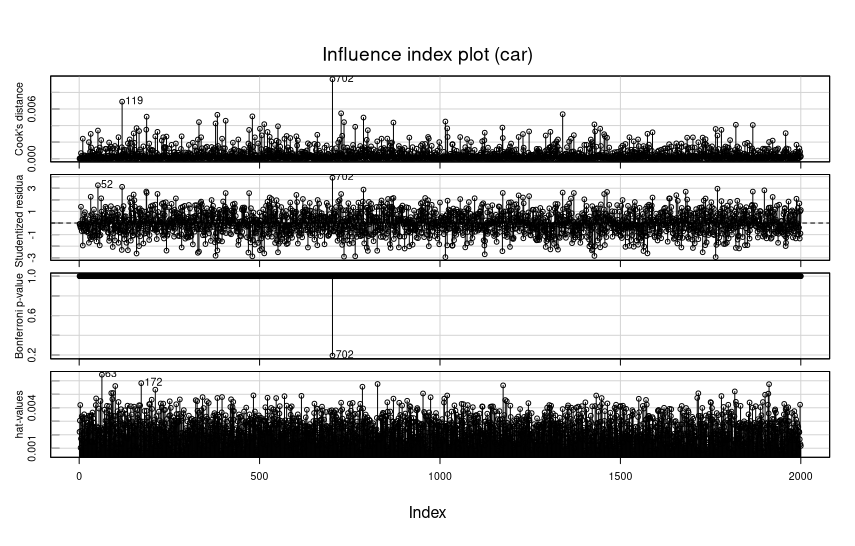

Write R code to recreate this figure.
df <- read.csv("./data/student_lifestyle_dataset.csv")

df$Student_ID <- NULL
df$Stress_Level <- NULL

df <- na.omit(df)

hours <- c(
  "Study_Hours_Per_Day",
)

X_hours <- setdiff(hours, drop_hour)

model <- lm(
  as.formula(paste("GPA ~", paste(X_hours, collapse = " + "))),
  data = df
)

summary(model)

std_res  <- stdres(model)
stud_res <- studres(model)
rstud    <- rstudent(model)

kable(head(matrix(std_res,  ncol = 2, byrow = TRUE), 10),
      caption = "First 20 standardized residuals (shown as 10 rows x 2 cols)")

kable(head(matrix(stud_res, ncol = 2, byrow = TRUE), 10),
      caption = "First 20 studentized residuals (shown as 10 rows x 2 cols)")

kable(head(matrix(rstud,    ncol = 2, byrow = TRUE), 10),
      caption = "First 20 R-student residuals (shown as 10 rows x 2 cols)")

png("residual_bars.png", width = 1800, height = 700, res = 150)
par(mfrow = c(1, 3))

barplot(std_res,
        main = "Standardized residuals",
        ylim = c(-5, 5))
abline(h = 0, lwd = 2)
abline(h = c(-3, 3), lty = 2)

barplot(stud_res,
        main = "Studentized residuals",
        ylim = c(-5, 5))
abline(h = 0, lwd = 2)
abline(h = c(-2, 2), lty = 2)

n <- nobs(model)

alpha <- 0.05
qt_cut <- qt(1 - alpha/(2*n), df = df_resid)

barplot(rstud,
        main = paste0("R-student residuals (Bonferroni α=", alpha, ")"),
        ylim = c(-5, 5))
abline(h = 0, lwd = 2)
abline(h = c(-qt_cut, qt_cut), lty = 2)

par(mfrow = c(1, 1))
dev.off()


kable(summary(influence.measures(model))$infmat,
      caption = "Influence measures (car::influence.measures)")

dfbetasPlots(model, intercept = TRUE)

influenceIndexPlot(model, main = "Influence index plot (car)")

kable(vif(model), caption = "Variance Inflation Factors (VIF)")

png("hist_and_qq.png", width = 1600, height = 700, res = 150)
par(mfrow = c(1, 2))
hist(stud_res, breaks = 30, freq = FALSE, main = "Histogram of studentized residuals",
     xlab = "Studentized residuals")
qqPlot(model, main = "QQ Plot (car::qqPlot)")
par(mfrow = c(1, 1))
dev.off()

png("residualPlot_rstudent.png", width = 1200, height = 900, res = 150)
residualPlot(model, type = "rstudent", quadratic = FALSE)
